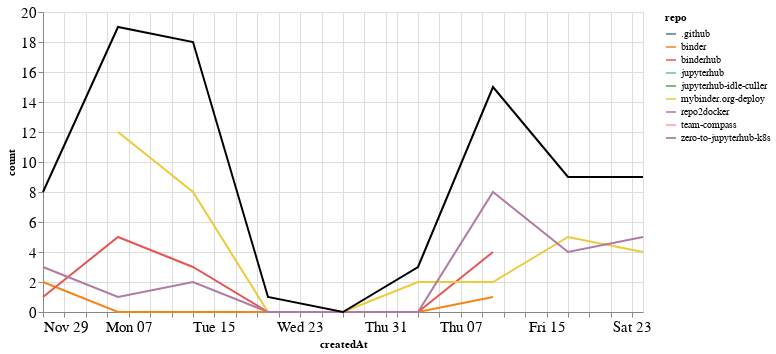

Write notebook code for a chart like this one.
### Markdown cell above
### Comments

### Code cell
comments_time = comments.groupby('repo').resample('W', on='createdAt').count()['author'].reset_index()
comments_time = comments_time.rename(columns={'author': 'count'})
comments_time_total = comments_time.groupby('createdAt').agg({"count": "sum"}).reset_index()
ch1 = alt.Chart(comments_time, width=600).mark_line().encode(
    x='createdAt',
    y='count',
    color='repo',
    tooltip="repo"
)

ch2 = alt.Chart(comments_time_total, width=600).mark_line(color="black").encode(
    x='createdAt',
    y='count',
)

ch1 + ch2

### Figure 1 — Vega-Lite specification as saved in the notebook (floating-point values rounded to 4 significant figures)
{"config": {"axisLeft": {"labelFontSize": 15}, "axisBottom": {"labelFontSize": 15}}, "layer": [{"data": {"name": "data-893b0bbf322b78f4e44f64bd9989331c"}, "mark": "line", "encoding": {"color": {"type": "nominal", "field": "repo"}, "tooltip": {"type": "nominal", "field": "repo"}, "x": {"type": "temporal", "field": "createdAt"}, "y": {"type": "quantitative", "field": "count"}}, "width": 600}, {"data": {"name": "data-a8cc8e95b374e06818dfecdb1720cd42"}, "mark": {"type": "line", "color": "black"}, "encoding": {"x": {"type": "temporal", "field": "createdAt"}, "y": {"type": "quantitative", "field": "count"}}, "width": 600}], "$schema": "https://vega.github.io/schema/vega-lite/v4.8.1.json", "datasets": {"data-893b0bbf322b78f4e44f64bd9989331c": [{"repo": ".github", "createdAt": "2020-12-06T00:00:00", "count": 1}, {"repo": "binder", "createdAt": "2020-11-29T00:00:00", "count": 2}, {"repo": "binder", "createdAt": "2020-12-06T00:00:00", "count": 0}, {"repo": "binder", "createdAt": "2020-12-13T00:00:00", "count": 0}, {"repo": "binder", "createdAt": "2020-12-20T00:00:00", "count": 0}, {"repo": "binder", "createdAt": "2020-12-27T00:00:00", "count": 0}, {"repo": "binder", "createdAt": "2021-01-03T00:00:00", "count": 0}, {"repo": "binder", "createdAt": "2021-01-10T00:00:00", "count": 1}, {"repo": "binderhub", "createdAt": "2020-11-29T00:00:00", "count": 1}, {"repo": "binderhub", "createdAt": "2020-12-06T00:00:00", "count": 5}, {"repo": "binderhub", "createdAt": "2020-12-13T00:00:00", "count": 3}, {"repo": "binderhub", "createdAt": "2020-12-20T00:00:00", "count": 0}, {"repo": "binderhub", "createdAt": "2020-12-27T00:00:00", "count": 0}, {"repo": "binderhub", "createdAt": "2021-01-03T00:00:00", "count": 0}, {"repo": "binderhub", "createdAt": "2021-01-10T00:00:00", "count": 4}, {"repo": "jupyterhub", "createdAt": "2020-11-29T00:00:00", "count": 2}, {"repo": "jupyterhub-idle-culler", "createdAt": "2021-01-03T00:00:00", "count": 1}, {"repo": "mybinder.org-deploy", "createdAt": "2020-12-06T00:00:00", "count": 12}, {"repo": "mybinder.org-deploy", "createdAt": "2020-12-13T00:00:00", "count": 8}, {"repo": "mybinder.org-deploy", "createdAt": "2020-12-20T00:00:00", "count": 0}, {"repo": "mybinder.org-deploy", "createdAt": "2020-12-27T00:00:00", "count": 0}, {"repo": "mybinder.org-deploy", "createdAt": "2021-01-03T00:00:00", "count": 2}, {"repo": "mybinder.org-deploy", "createdAt": "2021-01-10T00:00:00", "count": 2}, {"repo": "mybinder.org-deploy", "createdAt": "2021-01-17T00:00:00", "count": 5}, {"repo": "mybinder.org-deploy", "createdAt": "2021-01-24T00:00:00", "count": 4}, {"repo": "repo2docker", "createdAt": "2020-11-29T00:00:00", "count": 3}, {"repo": "repo2docker", "createdAt": "2020-12-06T00:00:00", "count": 1}, {"repo": "repo2docker", "createdAt": "2020-12-13T00:00:00", "count": 2}, {"repo": "repo2docker", "createdAt": "2020-12-20T00:00:00", "count": 0}, {"repo": "repo2docker", "createdAt": "2020-12-27T00:00:00", "count": 0}, {"repo": "repo2docker", "createdAt": "2021-01-03T00:00:00", "count": 0}, {"repo": "repo2docker", "createdAt": "2021-01-10T00:00:00", "count": 8}, {"repo": "repo2docker", "createdAt": "2021-01-17T00:00:00", "count": 4}, {"repo": "repo2docker", "createdAt": "2021-01-24T00:00:00", "count": 5}, {"repo": "team-compass", "createdAt": "2020-12-20T00:00:00", "count": 1}, {"repo": "zero-to-jupyterhub-k8s", "createdAt": "2020-12-13T00:00:00", "count": 5}], "data-a8cc8e95b374e06818dfecdb1720cd42": [{"createdAt": "2020-11-29T00:00:00", "count": 8}, {"createdAt": "2020-12-06T00:00:00", "count": 19}, {"createdAt": "2020-12-13T00:00:00", "count": 18}, {"createdAt": "2020-12-20T00:00:00", "count": 1}, {"createdAt": "2020-12-27T00:00:00", "count": 0}, {"createdAt": "2021-01-03T00:00:00", "count": 3}, {"createdAt": "2021-01-10T00:00:00", "count": 15}, {"createdAt": "2021-01-17T00:00:00", "count": 9}, {"createdAt": "2021-01-24T00:00:00", "count": 9}]}}
